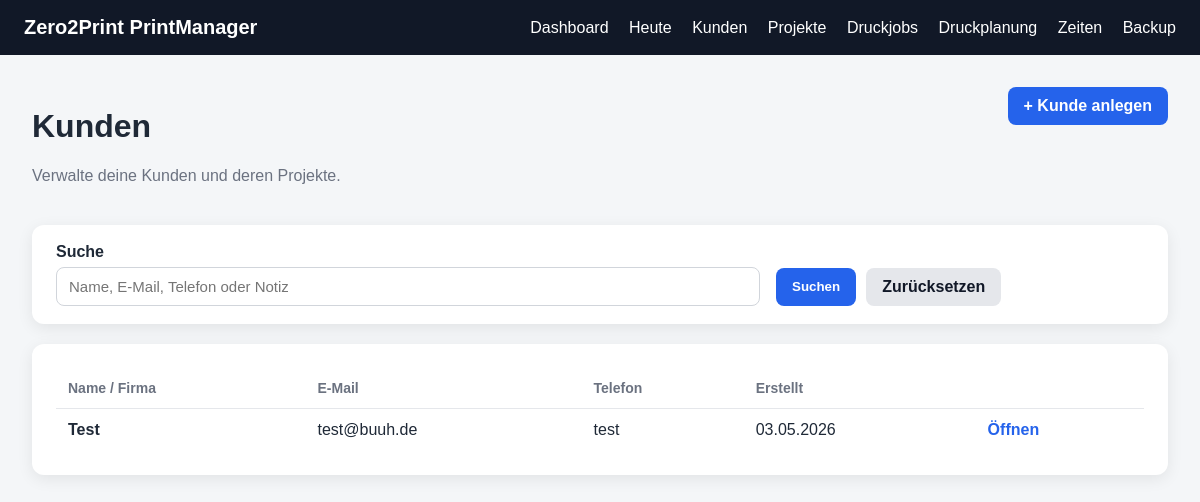
/customers, run on an earlier commit of the app's database.
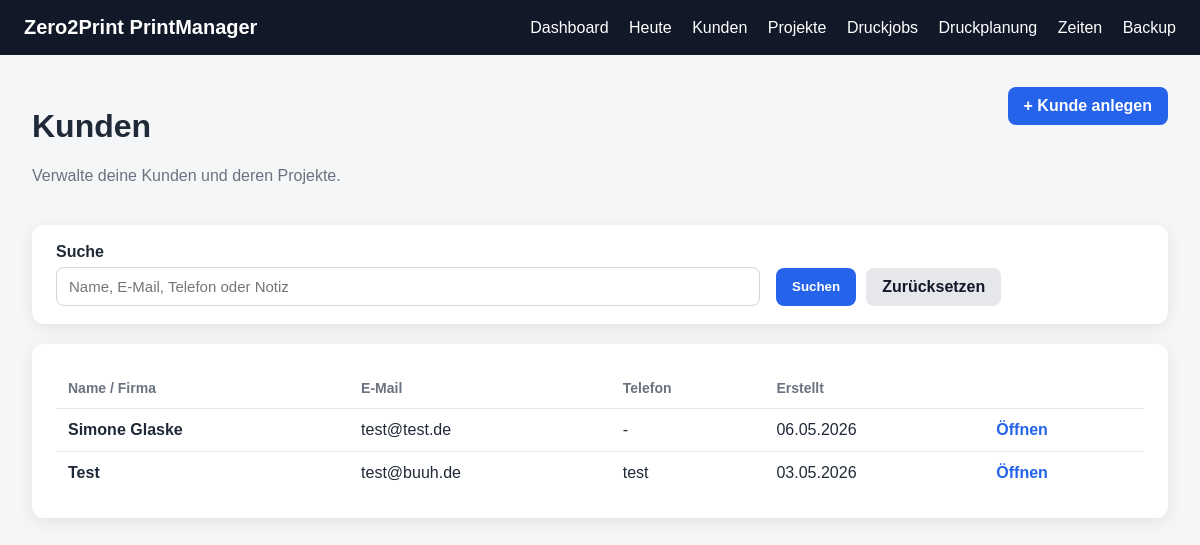
And on a later commit of the database.
### app/models.py (models this page shows)
class Customer(Base):
    __tablename__ = "customers"
    id = Column(Integer, primary_key=True, index=True)
    name = Column(String, nullable=False)
    email = Column(String, nullable=True)
    phone = Column(String, nullable=True)
    note = Column(Text, nullable=True)
    created_at = Column(DateTime, default=datetime.utcnow)
    projects = relationship(
        "Project",
        back_populates="customer",
        cascade="all, delete-orphan"
    )

### app/routes/customers.py (the view)
@router.get("")
def customers_index(
    request: Request,
    q: str = Query(default=""),
    db: Session = Depends(get_db)
):
    query = db.query(Customer)
    search = q.strip()
    if search:
        query = query.filter(
            or_(
                Customer.name.ilike(f"%{search}%"),
                Customer.email.ilike(f"%{search}%"),
                Customer.phone.ilike(f"%{search}%"),
                Customer.note.ilike(f"%{search}%"),
            )
        )
    customers = query.order_by(Customer.created_at.desc()).all()
    return templates.TemplateResponse(
        request=request,
        name="customers.html",
        context={
            "title": "Kunden",
            "customers": customers,
            "q": search
        }
    )

### app/templates/customers.html
{% extends "base.html" %}
{% block content %}
<div class="page-header">
    <div>
        <h1>Kunden</h1>
        <p class="muted">Verwalte deine Kunden und deren Projekte.</p>
    </div>
    <a class="btn" href="/customers/new">+ Kunde anlegen</a>
</div>
<div class="filter-card">
    <form method="get" action="/customers" class="filter-form">
        <div class="filter-field">
            <label for="q">Suche</label>
            <input type="text" id="q" name="q" value="{{ q or '' }}" placeholder="Name, E-Mail, Telefon oder Notiz">
        </div>
        <div class="filter-actions">
            <button class="btn" type="submit">Suchen</button>
            <a class="btn-secondary" href="/customers">Zurücksetzen</a>
        </div>
    </form>
</div>
{% if customers %}
<div class="table-card">
    <table>
        <thead>
            <tr>
                <th>Name / Firma</th>
                <th>E-Mail</th>
                <th>Telefon</th>
                <th>Erstellt</th>
                <th></th>
            </tr>
        </thead>
        <tbody>
            {% for customer in customers %}
            <tr>
                <td>
                    <strong>{{ customer.name }}</strong>
                </td>
                <td>{{ customer.email or "-" }}</td>
                <td>{{ customer.phone or "-" }}</td>
                <td>{{ customer.created_at.strftime("%d.%m.%Y") }}</td>
                <td>
                    <a class="link-btn" href="/customers/{{ customer.id }}">Öffnen</a>
                </td>
            </tr>
            {% endfor %}
        </tbody>
    </table>
</div>
{% else %}
<div class="empty-state">
    <h2>Keine Kunden gefunden</h2>
    <p>Lege einen neuen Kunden an oder ändere deine Suche.</p>
    <a class="btn" href="/customers/new">Kunde anlegen</a>
</div>
{% endif %}
{% endblock %}

What changed in the data, as far as the page shows it:
added Customer: name "Simone Glaske", email "test@test.de", phone "-", created_at "06.05.2026"
